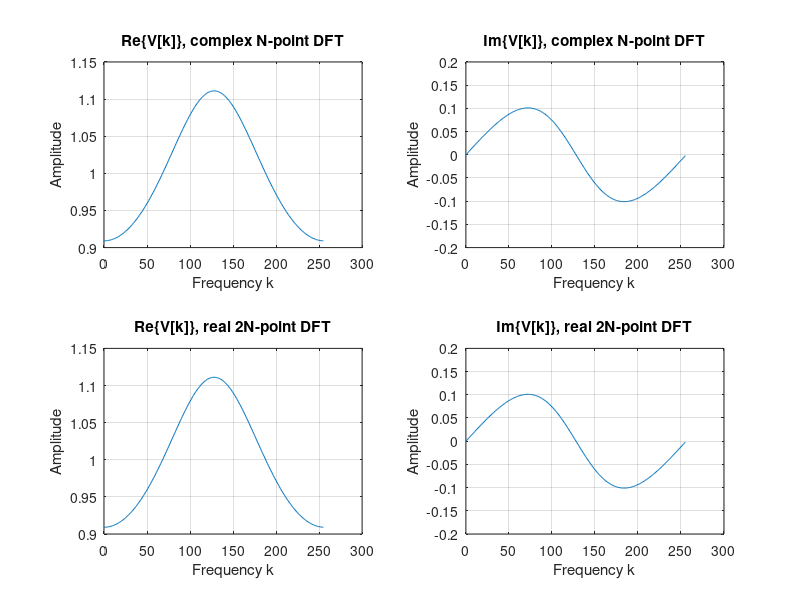

The MATLAB script that drew this image: (Note: this script raises an error after producing the figure.)
% Q3.25
% Compute the 2N-point DFT of length-2N real sequence using a single
% N-point DFT and compare by directly computing 2N-point DFT
% Brian R. Greene
clf
clear
clc

%% Calculations
% setup inputs
N = 256;
n = 0:N-1;
Wk_2N = exp(-1i*2*pi/N);
v = (-0.1).^n;
% g[n] = v[2n]
% h[n] = v[2n + 1], 0 <= n <= N
g = downsample(v,2);
h = downsample(v,2,1);
x = g + 1i*h;

% calculate FFT
V = fft(v);
X = fft(x);

% G[k] = 0.5(X[k] + X*[<-k>_N])
% H[k] = (1/2j)(X[k] - X*[<-k>_N])
Xconj = conj(X);
XconjModular = [Xconj(1) fliplr(Xconj(2:N/2))];
G = 0.5 * (X + XconjModular);
H = (1/(2*1i)) * (X - XconjModular);

% V[k] = G[<k>_N] + Wk_2N * H[<k>_N], 0 <= k <= 2N-1
V2 = [G G] + (Wk_2N.^n) .* [H H];

%% Plot
% plot real and imaginary complex N-point DFT
subplot(2,2,1)
plot(n, real(V2))
grid on
xlabel('Frequency k')
ylabel('Amplitude')
title('Re\{V[k]\}, complex N-point DFT')

subplot(2,2,2)
plot(n, imag(V2))
grid on
xlabel('Frequency k')
ylabel('Amplitude')
title('Im\{V[k]\}, complex N-point DFT')

% plot real and imaginary parts of real 2N-point DFT
subplot(2,2,3)
plot(n, real(V))
grid on
xlabel('Frequency k')
ylabel('Amplitude')
title('Re\{V[k]\}, real 2N-point DFT')

subplot(2,2,4)
plot(n, imag(V))
grid on
xlabel('Frequency k')
ylabel('Amplitude')
title('Im\{V[k]\}, real 2N-point DFT')

suptitle('V[k] = DFT\{v[n]\} = DFT\{(-0.1)^n\}')
